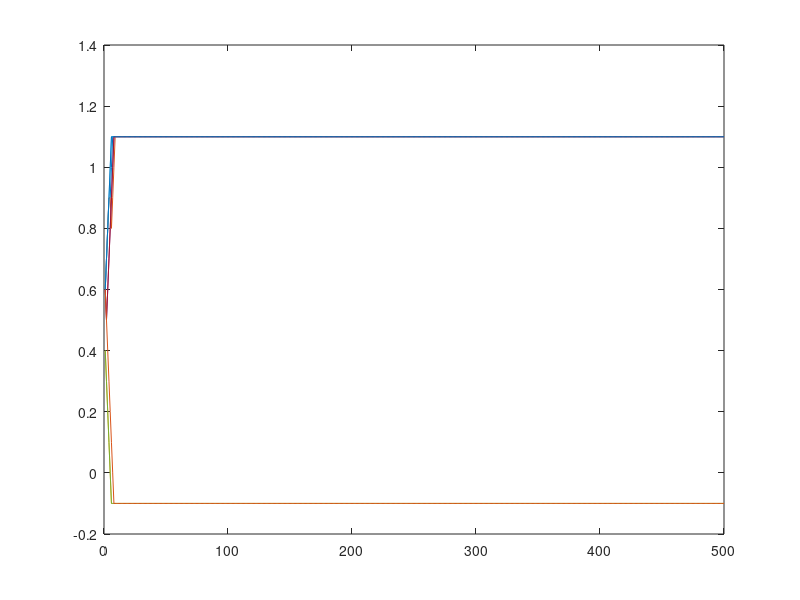

MATLAB code to generate this figure:
function [Awin] = grid_9players_example()

% Number of iterations
steps = 500;

Awin = zeros(3,3);

v = zeros(9,500);


%                             Player A
%                         Swerve    Straight
%            Swerve       2/2         3/0
%  Player B    
%           Straight      0/3        -3/-3
% 
%

%(Initial) Probability Matrix to swerve, P-MATRIX
%P = [1,1,1;1,1,1;1,0,0];
P = ones(3,3)*1/2; 

% Example that inner wins less than outsiders because more cooperation swerve
%P = ones(3,3)*4/5; % Example for innter wins more than outsiders because outsiders do not cooperate to each others
%P(2,2) = 0;  

% EXAMPLE
% [as an example it could be assumed a highway on which one car drives 
% straight without taking care of others - he will profit in case of
% all others swerve. But if just one swerves, he will be the one taking
% out most output. assume P = [1,1,1;1,1,1;0,1,0];  

% Initialize Strategy Matrix
S = ones(3,3);
% Initialize past Strategy Matrix
Sp = ones(3,3);
% Initialize second past Strategy Matrix
Sp2 = ones(3,3);


% Function which defines win out of stategies of the players, win is the win of
% player a
function fwin = play(a,b)
    
    if a > 2 || a < 1
        error('invalid value of strategy');
    end
    if b > 2 || b < 1
        error('invalid value of strategy');
    end
    
    % 1 is swerve, 2 is straight
    if a > b
        fwin = 3;
   
    elseif b > a
        fwin = 0;
        
    else 
            if a == 1
                fwin = 2;
            else 
                fwin = -3;
            end
    end
end
    


for t = 1:steps
    
    % Actualization of strategies
    Sp2 = Sp;
    Sp  = S;
    
    % Choose strategy dependent on probability behavior
    for j = 1:3
        for i =1:3
            if rand > P(j,i)
                S(j,i) = 2;
            else
                S(j,i) = 1;
            end
            
        end
    end
  
  
    
    % Actualization of P-MATRIX
    Q = (S + Sp + Sp2)/3;
    summe = sum(sum(Q));
    for j = 1:3
        for i = 1:3
            % F E H L E R IN KR IT ER I UM
                 
                
                if P(i,j) > 0
                    if (summe - Q(i,j))/8 < Q(i,j)
                        P(i,j) = P(i,j) - 0.1;
                        
                    end
                end
                if P(i,j) < 1
                    if (summe - Q(i,j))/8 > Q(i,j)
                        P(i,j) = P(i,j) + 0.1;
                        
                    end
                
                end
                 
                
          
            
            
            
        end
    end
    
    % Fill v with values of P for plot()
    v(1:3,t) = P(:,1);
    v(4:6,t) = P(:,2);
    v(7:9,t) = P(:,3);
    
    % Define neighbours coordinates
    for j = 1:3
        for i = 1:3
            
            %Coordinates to neighbours, vertical
            aj = j-1;
            if aj == 0
                aj = 3;
            end
            bj = j;
            cj = j+1;
            if cj == 4
                cj = 1;
            end
            
            vj = [aj,bj,cj];
            
            %Coordinates to neighbours, horizontal
            ai = i-1;
            if ai == 0
                ai = 3;
            end
            bi = i;
            ci = i+1;
            if ci == 4
                ci = 1;
            end
            
            vi = [ai,bi,ci];
            
            win = 0;
            for n = 1:3
               for m = 1:3
                   if m ~= 2 || n ~= 2              % exlclude case of player playing with himself
                    win = win + play(S(j,i),S(vj(n),vi(m)));
                   end
               end
            end
            
            Awin(j,i) = Awin(j,i) + win/8;
            
            
            
        end
    end
    
    


    clf;                                % Clear figure
    imagesc(Awin);                      % Display grid
    pause(0.01);                        % Pause for 0.01 s
    %colormap([1 0 0; 0 1 0; 0 0 1]);    % Define colors: Red, Green, Blue

end


for n = 1:9
    plot(v(n,:));
    hold on;
end

end